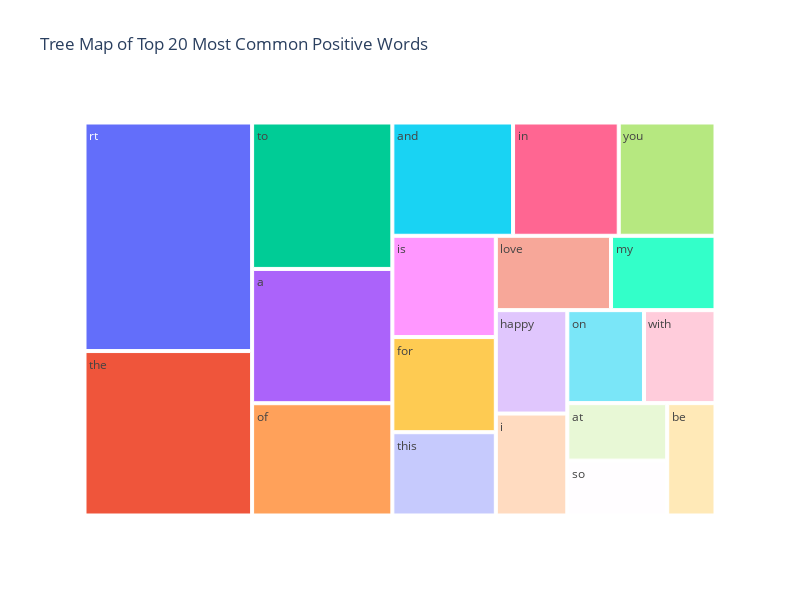

Notebook code cell kept with this figure:
### Markdown cell above
# Visualizing the Most Common Words

### Code cell
import pandas as pd
from collections import Counter
import plotly.express as px

# Assuming 'df' is your DataFrame

# Function to get top common words for a given sentiment
def get_top_common_words(df, sentiment_label, num_words=20):
    text_data = ' '.join(df[df['sentiment'] == sentiment_label]['cleaned_text'])
    words = text_data.split()
    word_freq = Counter(words)
    common_words = word_freq.most_common(num_words)
    return pd.DataFrame(common_words, columns=['Common_words', 'count'])

# Prepare data for treemaps with top 20 common words
def prepare_treemap_data(df, sentiment_label):
    words_df = get_top_common_words(df, sentiment_label)
    words_df.columns = ['Common_words', 'count']
    return words_df

# Create and display treemaps for top 20 common words with reduced size
def plot_treemap(data, sentiment_label, width=800, height=600):
    fig = px.treemap(data, path=['Common_words'], values='count', title=f'Tree Map of Top 20 Most Common {sentiment_label.capitalize()} Words')
    fig.update_layout(width=width, height=height)  # Adjust size here
    fig.show()

# Generate and plot treemaps
positive_treemap_data = prepare_treemap_data(df, 'positive')
neutral_treemap_data = prepare_treemap_data(df, 'neutral')
negative_treemap_data = prepare_treemap_data(df, 'negative')

plot_treemap(positive_treemap_data, 'positive')

### Figure 1 — Plotly figure (JSON) as saved in the notebook; plotly's stock layout.template omitted (floating-point values rounded to 4 significant figures)
{"data": [{"branchvalues": "total", "domain": {"x": [0, 1], "y": [0, 1]}, "hovertemplate": "labels=%{label}<br>count=%{value}<br>parent=%{parent}<br>id=%{id}<extra></extra>", "ids": ["a", "and", "at", "be", "for", "happy", "i", "in", "is", "love", "my", "of", "on", "rt", "so", "the", "this", "to", "with", "you"], "labels": ["a", "and", "at", "be", "for", "happy", "i", "in", "is", "love", "my", "of", "on", "rt", "so", "the", "this", "to", "with", "you"], "name": "", "parents": ["", "", "", "", "", "", "", "", "", "", "", "", "", "", "", "", "", "", "", ""], "type": "treemap", "values": [354, 257, 108, 102, 185, 139, 137, 225, 197, 161, 146, 296, 134, 720, 103, 518, 162, 386, 125, 206]}], "layout": {"height": 600, "legend": {"tracegroupgap": 0}, "title": {"text": "Tree Map of Top 20 Most Common Positive Words"}, "width": 800}}
